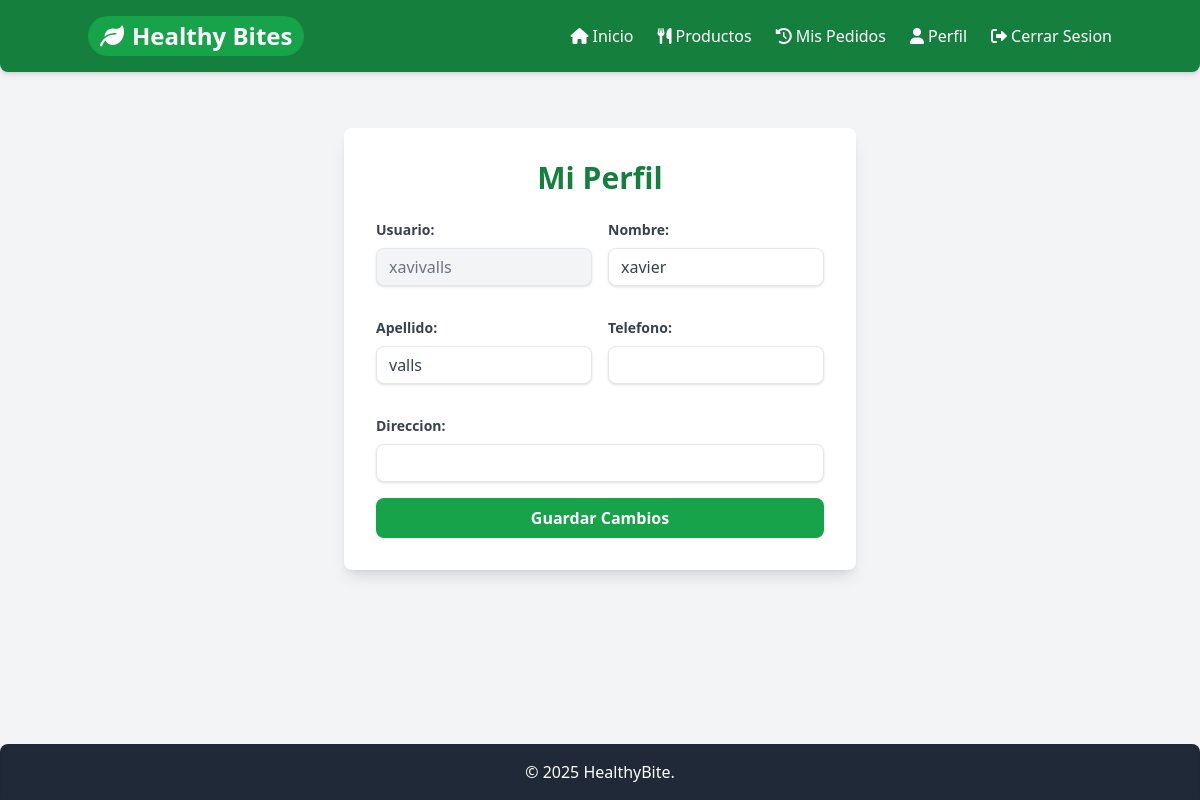
The app's page /profile (signed in), older data.
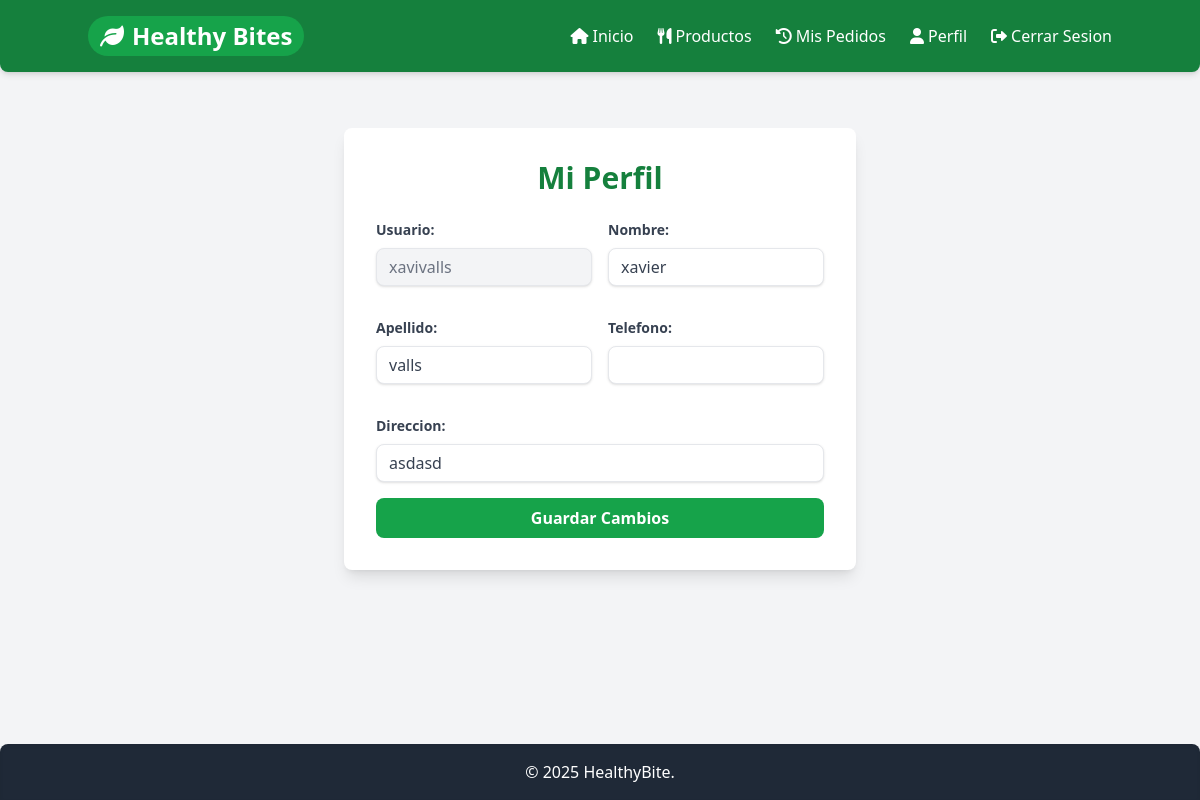
The same page, newer data.
### tables this page shows
CREATE TABLE users (
            id INTEGER PRIMARY KEY AUTOINCREMENT,
            username TEXT UNIQUE NOT NULL,
            password_hash TEXT NOT NULL,
            nombre TEXT NOT NULL,
            apellido TEXT NOT NULL,
            telefono TEXT,
            direccion TEXT,
            rol INTEGER DEFAULT 0
        );

### app.py (the view, shortened to what this page needs)
    @app.route('/profile', methods=['GET', 'POST'])
    @login_required
    def profile():
        user_id = session['user_id']
        user_data = db_helper.query_db(
            db_path,
            'SELECT username, nombre, apellido, telefono, direccion FROM users WHERE id = ?',
            (user_id,), one=True
        )
        error_message = None
        success_message = None
        return render_template('profile.html', user=user_data, error_message=error_message, success_message=success_message)

### database.py (called while the page is built)
def get_db_connection(db_path):
    conn = sqlite3.connect(db_path, detect_types=sqlite3.PARSE_DECLTYPES)
    conn.row_factory = sqlite3.Row
    return conn

def query_db(db_path, query, args=(), one=False):
    conn = get_db_connection(db_path)
    cur = conn.execute(query, args)
    rv = cur.fetchall()
    conn.close()
    return (rv[0] if rv else None) if one else rv

### templates/profile.html (shortened to what this page needs)
{% extends "layout.html" %}
{% block content %}
<div class="flex justify-center items-start">
    <div class="bg-white p-8 rounded-lg shadow-lg w-full max-w-lg">
        <h2 class="text-3xl font-bold text-center mb-6 text-green-700">Mi Perfil</h2>
        <form action="{{ url_for('profile') }}" method="POST">
            <div class="grid grid-cols-1 md:grid-cols-2 gap-4">
                <div class="mb-4">
                    <label for="username" class="block text-gray-700 text-sm font-bold mb-2">Usuario:</label>
                    <input type="text" id="username" name="username" value="{{ user.username }}" readonly disabled
                           class="shadow appearance-none border rounded-lg w-full py-2 px-3 text-gray-500 bg-gray-100 leading-tight">
                </div>
                <div class="mb-4">
                    <label for="nombre" class="block text-gray-700 text-sm font-bold mb-2">Nombre:</label>
                    <input type="text" id="nombre" name="nombre" value="{{ user.nombre }}" required
                           class="shadow appearance-none border rounded-lg w-full py-2 px-3 text-gray-700 leading-tight focus:outline-none focus:ring-2 focus:ring-green-500 focus:border-transparent">
                </div>
                <div class="mb-4">
                    <label for="apellido" class="block text-gray-700 text-sm font-bold mb-2">Apellido:</label>
                    <input type="text" id="apellido" name="apellido" value="{{ user.apellido }}" required
                           class="shadow appearance-none border rounded-lg w-full py-2 px-3 text-gray-700 leading-tight focus:outline-none focus:ring-2 focus:ring-green-500 focus:border-transparent">
                </div>
                <div class="mb-4">
                    <label for="telefono" class="block text-gray-700 text-sm font-bold mb-2">Telefono:</label>
                    <input type="text" id="telefono" name="telefono" value="{{ user.telefono }}"
                           class="shadow appearance-none border rounded-lg w-full py-2 px-3 text-gray-700 leading-tight focus:outline-none focus:ring-2 focus:ring-green-500 focus:border-transparent">
                </div>
                <div class="mb-4 col-span-full">
                    <label for="direccion" class="block text-gray-700 text-sm font-bold mb-2">Direccion:</label>
                    <input type="text" id="direccion" name="direccion" value="{{ user.direccion }}"
                           class="shadow appearance-none border rounded-lg w-full py-2 px-3 text-gray-700 leading-tight focus:outline-none focus:ring-2 focus:ring-green-500 focus:border-transparent">
                </div>
            </div>
            <div class="flex items-center justify-between">
                <button type="submit"
                        class="bg-green-600 hover:bg-green-700 text-white font-bold py-2 px-4 rounded-lg focus:outline-none focus:shadow-outline transition-colors w-full">
                    Guardar Cambios
                </button>
            </div>
        </form>
    </div>
</div>
{% endblock %}

Row changes from the older to the newer data that the page shows:
changed users "xavivalls": direccion (not shown) → "asdasd"
